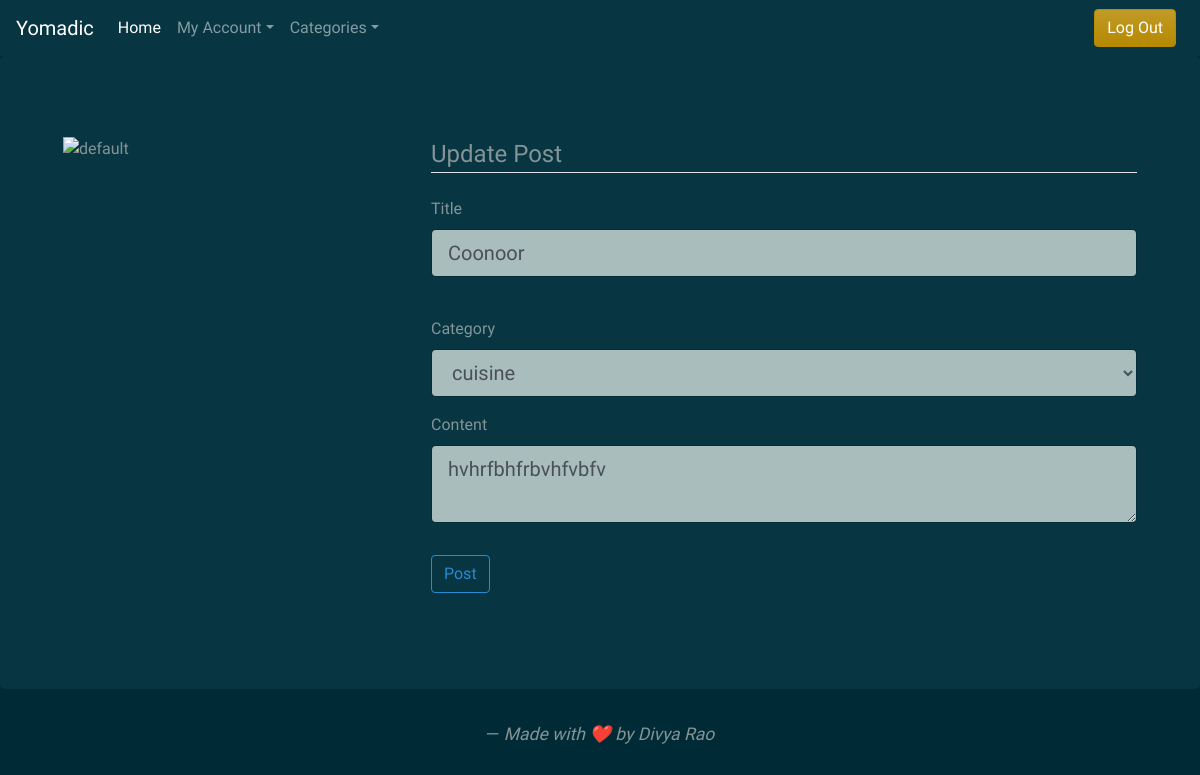
The app's page /post/3/update (signed in) with its own data.
### flaskapp/models.py (models this page shows, shortened)
class Post(db.Model):
    id = db.Column(db.Integer, primary_key=True)
    title = db.Column(db.String(100), nullable=False)
    date_posted = db.Column(db.DateTime, nullable=False, default=datetime.utcnow)
    content = db.Column(db.Text, nullable=False)
    category = db.Column(db.String(200),nullable=False )
    user_id = db.Column(db.Integer, db.ForeignKey('user.id'), nullable=False)

### flaskapp/routes.py (the view)
@app.route("/post/<int:post_id>/update", methods=['GET', 'POST'])
@login_required
def update_post(post_id):
    try:
        post = Post.query.get_or_404(post_id)
        if post.author != current_user:
            abort(403)
        form = PostForm()
        if form.validate_on_submit():
            post.title = form.title.data
            post.content = form.content.data
            db.session.commit()
            flash('Your post has been updated!', 'success')
            return redirect(url_for('post', post_id=post.id))
        elif request.method == 'GET':
            form.title.data = post.title
            form.content.data = post.content
        return render_template('createpost.html', title='Update Post',
                            form=form, legend='Update Post' )
    except:
        return({'message' : 'Error'})

### flaskapp/forms.py
class PostForm(FlaskForm):
    title = StringField('Title', validators=[DataRequired()])
    content = TextAreaField('Content', validators=[DataRequired()])
    category = SelectField('Category' , validators=[DataRequired()] , choices = [('Cuisine' , 'cuisine') , ('Adventure' , 'adventure') , ('Trek' , 'trek') , ('Travel' , 'Travel')  ] )
    submit = SubmitField('Post')

### flaskapp/models.py (called while the page is built)
@login_manager.user_loader
def load_user(user_id):
    return User.query.get(int(user_id))

### flaskapp/templates/createpost.html (shortened to what this page needs)
{% extends "layout.html" %} {% block content %}
<div class="jumbotron">
    <div class="row m-3">
        <div class="col-lg-4">
            <img src="https://i.postimg.cc/Pf0w6Q0D/11.png" class="img-responsive" style="width:100%" alt="default">
        </div>
        <div class="col-lg-8">
            <div class="content-section">
                <form method="POST" action="">
                    <fieldset class="form-group">
                        <legend class="border-bottom mb-4">{{ legend }}</legend>
                        <div class="form-group">
                            {{ form.title.label(class="form-control-label") }} {% if form.title.errors %} {{ form.title(class="form-control form-control-lg is-invalid") }}
                            <div class="invalid-feedback">
                                {% for error in form.title.errors %}
                                <span>{{ error }}</span> {% endfor %}
                            </div>
                            {% else %} {{ form.title(class="form-control form-control-lg") }} {% endif %}
                        </div>
                        <div class="form-group">
                            {{ form.category.label(class="form-control-label mt-4" ) }} {% if form.category.errors %} {{ form.category(class="form-select form-control-lg is-invalid") }}
                            <div class="invalid-feedback">
                                {% for error in form.category.errors %}
                                <span>{{ error }}</span> {% endfor %}
                            </div>
                            {% else %} {{ form.category(class="form-control form-control-lg") }} {% endif %}
                        </div>
                        <div class="form-group">
                            {{ form.content.label(class="form-control-label") }} {% if form.content.errors %} {{ form.content(class="form-control form-control-lg is-invalid") }}
                            <div class="invalid-feedback">
                                {% for error in form.content.errors %}
                                <span>{{ error }}</span> {% endfor %}
                            </div>
                            {% else %} {{ form.content(class="form-control form-control-lg") }} {% endif %}
                        </div>
                    </fieldset>
                    <div class="form-group">
                        {{ form.submit(class="btn btn-outline-info") }}
                    </div>
                </form>
            </div>
        </div>
    </div>
</div>
{% endblock content %}

### records on screen
Post: title "Coonoor", category "cuisine", content "hvhrfbhfrbvhfvbfv"

### other values on screen
{{ legend }} "Update Post"
